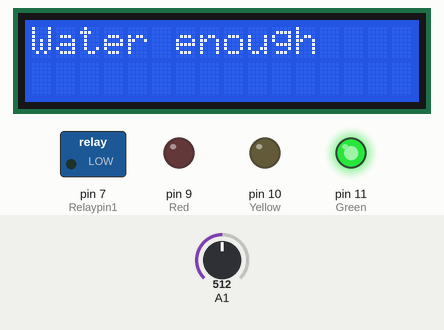
Recording of a sketch running on a simulated Arduino Uno, built with avr-gcc and run on an emulated ATmega328P. On the bench: 16×2 character LCD, switched loads named in the sketch (green lamp = pin HIGH), output pins drawn as LEDs (lit = HIGH). Inputs (shaded band) come from the test bench; at power-on: A1 = 512. What the sketch prints to the serial monitor is not drawn.

Above: at 0.1 s.
1.3 s: A1 set to 810
At 12.2 s:
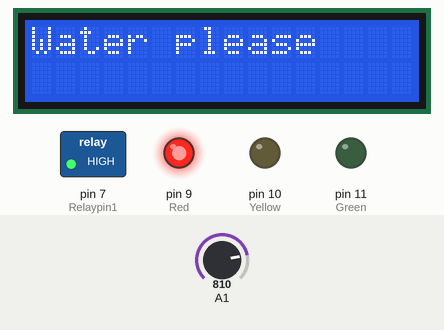
12.5 s: A1 set to 788
At 13.2 s:
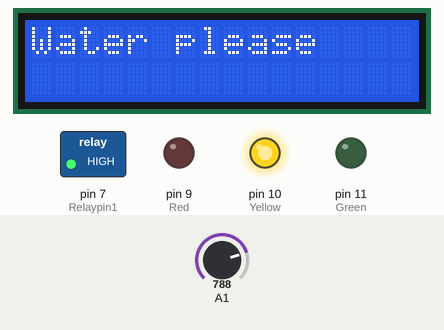
20.7 s: A1 set to 900
At 22.1 s:
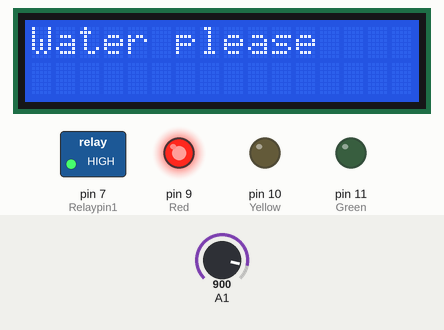
28.9 s: A1 set to 790
At 30.0 s:
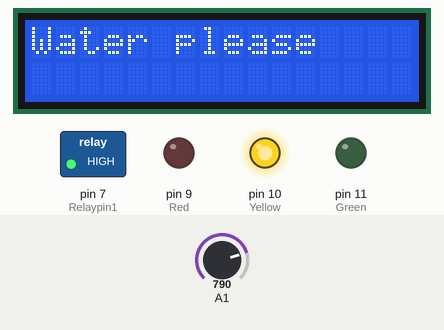
Timing chart, 0 to 31.9 s (numbered marks = the images above; inputs shaded):
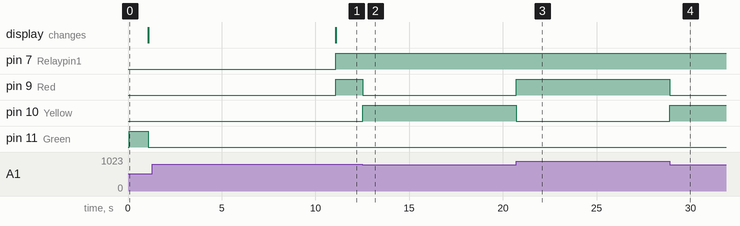

The sketch:

7_Flower_Pot_Kits.ino
```cpp
#include <LiquidCrystal_I2C.h>

LiquidCrystal_I2C lcd(0x27, 16, 2);         // LCD모듈 초기 주소 값, 영역 설정

int Relaypin1 = 7;                          // 릴레이모듈 핀을 D7로 설정
int Soil_moisture = A1;                     // 토양수분센서 핀을 A1으로 설정
int Red = 9;                                // 신호등 모듈 Red핀 설정
int Yellow = 10;                             // 신호등 모듈 Yellow핀 설정
int Green = 11;                             // 신호등 모듈 Green핀 설정


void setup() {
  lcd.init();
  Serial.begin(9600);
  lcd.backlight();                          // 백라이트 ON
  pinMode(Relaypin1, OUTPUT);               // 릴레이 제어 1번핀을 출력으로 설정
  pinMode(Red, OUTPUT);                     // Red 출력핀 설정
  pinMode(Yellow, OUTPUT);                  // Yellow 출력핀 설정
  pinMode(Green, OUTPUT);                   // Green 출력핀 설정
}

void loop() {
  Flower_kit_on();
}
void Flower_kit_on() {
  int Soil_moisture = analogRead(A1);
  Serial.println(Soil_moisture);            //토양수분감지모듈의 아날로그 값 출력

  if (Soil_moisture > 800 )                 //수분 값이 900 초과의 조건
  {
    digitalWrite(Red, HIGH);                //신호등 모듈 빨간색 점등
    digitalWrite(Yellow, LOW);
    digitalWrite(Green, LOW);
    lcd.setCursor(0, 0);                    // 0번째, 0라인
    lcd.print("Water please");              // Water please 출력
    digitalWrite(Relaypin1, HIGH);          //릴레이모듈(워터펌프)동작
  }
  if (Soil_moisture > 600 && Soil_moisture < 800)        //수분 값이 700 초과 900 미만의 조건
  {
    digitalWrite(Red, LOW);                              //신호등 모듈 노란색 점등
    digitalWrite(Yellow, HIGH);
    digitalWrite(Green, LOW);
  }
  else if (Soil_moisture < 600)                          //수분 값이 700 미만의 조건
  {
    digitalWrite(Red, LOW);                              //신호등 모듈 초록색 점등
    digitalWrite(Yellow, LOW);
    digitalWrite(Green, HIGH);
    lcd.setCursor(0, 0);                                 // 0번째, 0라인
    lcd.print("Water enough");
    digitalWrite(Relaypin1, LOW);                        //릴레이모듈(워터펌프)동작 정지
    delay(1000);
    Flower_kit_off();                                    //동작정지 함수 호출
  }
}
void Flower_kit_off() {
    digitalWrite(Red, LOW);                               //신호등 모듈 빨간색 점등
    digitalWrite(Yellow, LOW);
    digitalWrite(Green, LOW);
    lcd.clear();
    digitalWrite(Relaypin1, LOW);                         //릴레이모듈(워터펌프)동작
    delay(10000);                                         //동작정지 시간 설정
}
```

Measured:
- the behaviour switches between 800 and 799 on A1 (found by bisection; images 1 and 2)
- after the input at 1.3 s, pin 7 (Relaypin1), pin 9 (Red): LOW → HIGH after 9.8 s; pin 11 (Green): stays LOW (without the input it goes to HIGH after 9.8 s); the display: changes after 9.8 s (image 1)
- after the input at 12.5 s, pin 9 (Red): HIGH → LOW at once; pin 10 (Yellow): LOW → HIGH at once
- after the input at 20.7 s, pin 9 (Red): LOW → HIGH at once; pin 10 (Yellow): HIGH → LOW at once
- after the input at 28.9 s, pin 9 (Red): HIGH → LOW at once; pin 10 (Yellow): LOW → HIGH at once
